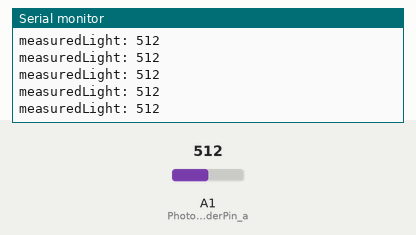
Bench run of a sketch on a simulated Arduino Uno, built with avr-gcc and run on an emulated ATmega328P. On the bench: the last lines printed to the serial monitor. The test bench sets the inputs (shaded band); at power-on: A1 (PhotoReaderPin_a) = 512.

Above: at 1.2 s.
1.3 s: A1 (PhotoReaderPin_a) set to 107
At 1.8 s:
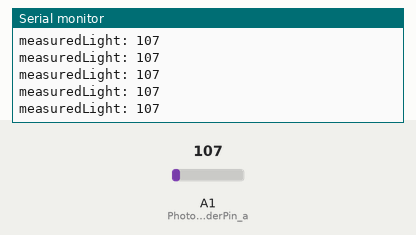
2.8 s: A1 (PhotoReaderPin_a) set to 94
At 3.3 s:
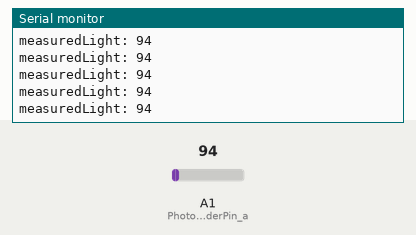
11.8 s: A1 (PhotoReaderPin_a) set to 8
At 12.4 s:
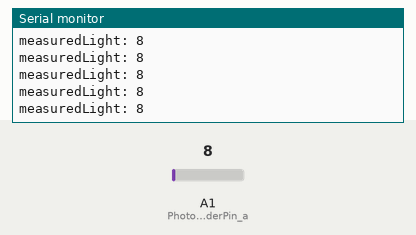
13.3 s: A1 (PhotoReaderPin_a) set to 11
At 13.8 s:
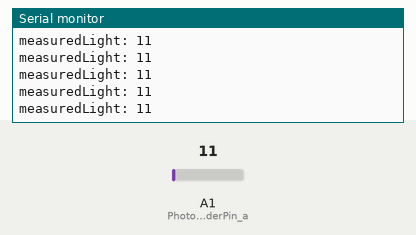
Timing chart, 0 to 15.8 s (numbered marks = the images above; inputs shaded):
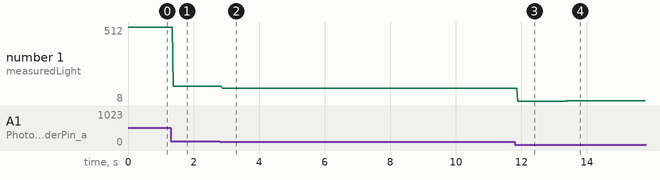

The sketch:

photoReaderTest.ino
```cpp
int PhotoReaderPin_a = A1;
int measuredLight;

void setup() {
  Serial.begin(9600);


}

void loop() {
  measuredLight = analogRead(PhotoReaderPin_a);

  Serial.print("measuredLight: ");
  Serial.println(measuredLight);
}
```

Measured:
- after the input at 1.3 s, the serial monitor: prints a new line after 0.07 s (image 1)
- after the input at 2.8 s, the serial monitor: prints a new line after 0.07 s (image 2)
- after the input at 11.8 s, the serial monitor: prints a new line after 0.08 s (image 3)
- after the input at 13.3 s, the serial monitor: prints a new line after 0.08 s (image 4)
- plotted number 1: 512 → 107 after the input at 1.3 s, 107 → 94 after the input at 2.8 s, 94 → 8 after the input at 11.8 s, 8 → 11 after the input at 13.3 s
